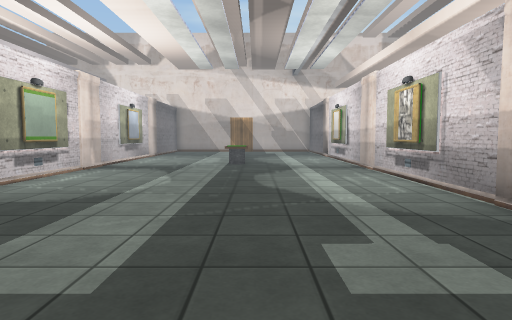
View 1 (above)

12 first-person views from a walk through a scene from a Unity 3-D project. The camera is 1.2 m above the floor, tilts 4° down and sees 75° across. The floor is counted in squares, 1 m on a side. Each view is taken from the middle of a square. On the plan, view 1 faces up. The plan holds only what a view shows up to about 14 squares ahead; the rest is blank. The place goes on beyond the plan. Some animated figures are left out. Some surface patterns are stand-ins.

View 2
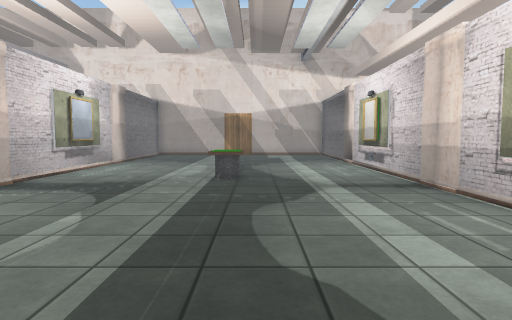

View 3
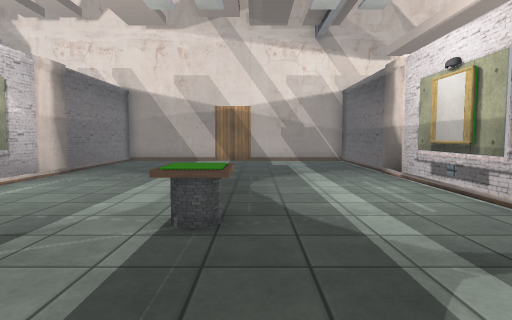

View 4
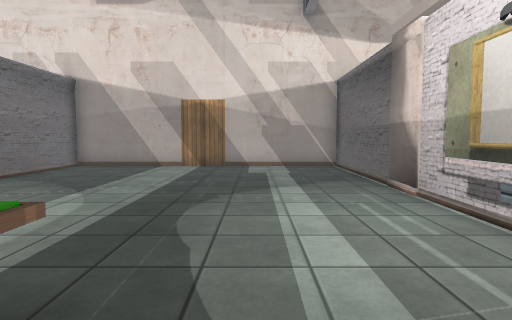

View 5
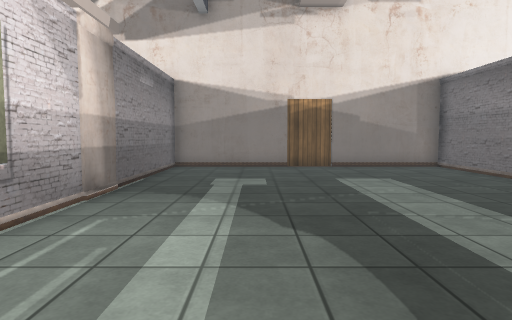

View 6
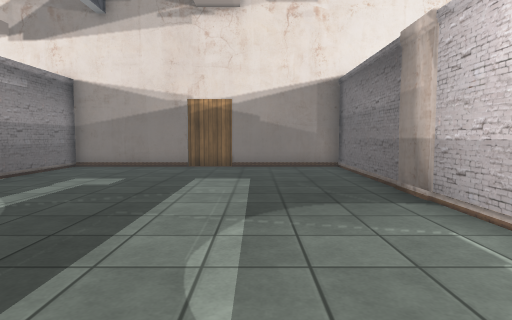

View 7
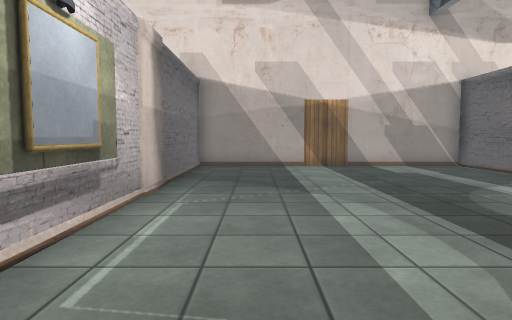

View 8
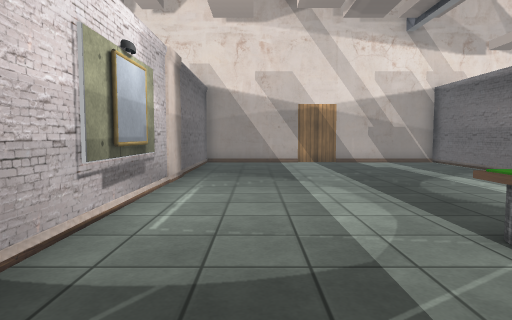

View 9
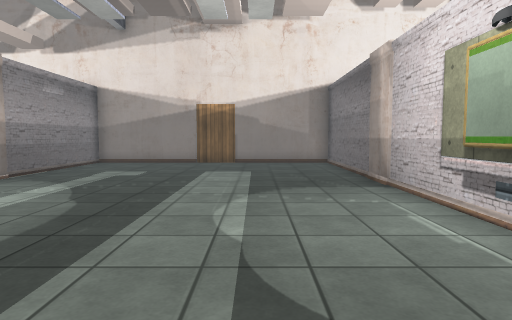

View 10
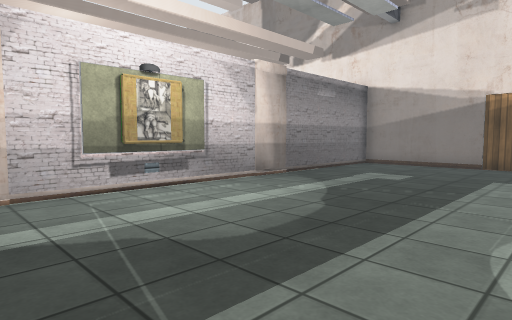

View 11
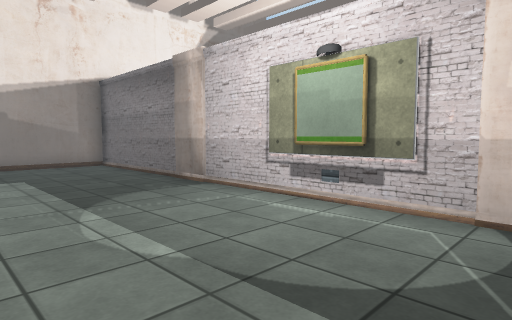

View 12
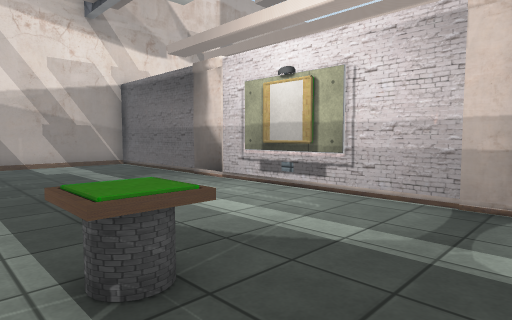

### Floor plan
Points are (right, up) in squares from view 1. A wall is a line through its corners. A room is listed if a view was taken in it or the views show most of it. See-through windows are left out.
Room 1 (views 1, 2, 3, 4, 5, 6, 7, 8, 9, 10, 11, 12)
walls: (4.2, -1.4) (4.3, 26.6) (-6.3, 26.6) (-6.3, -1.4) (4.2, -1.4)
objects: painting (-6, 10); other object (-1, 14) to (-1, 15)

Positions as (right, up) in squares from view 1, and headings:
1: (0, 0), facing up
2: (0, 5), facing up
3: (0, 10), facing up
4: (1, 13), facing up
5: (1, 12), facing down
6: (-3, 12), facing down
7: (-4, 13), facing up
8: (-4, 11), facing up
9: (-3, 14), facing down
10: (-3, 13), facing down-right
11: (-1, 13), facing down-left
12: (-2, 12), facing up-right
